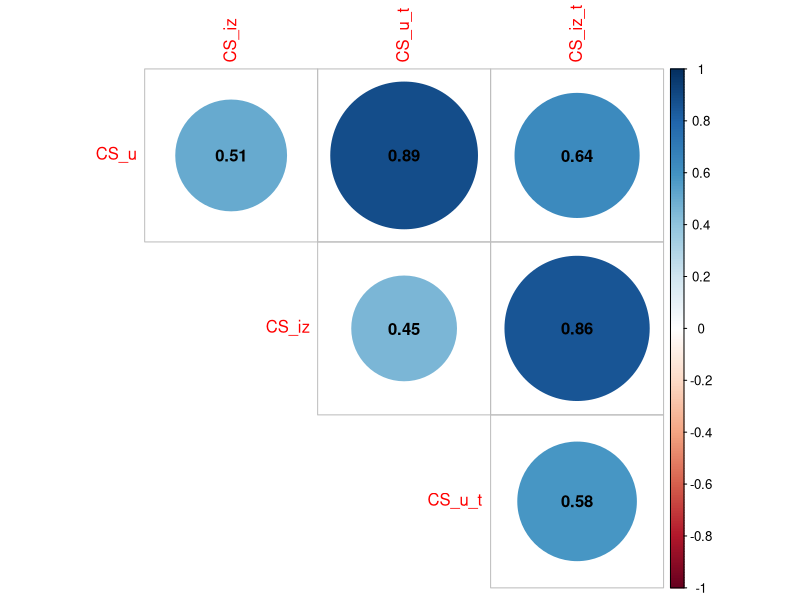
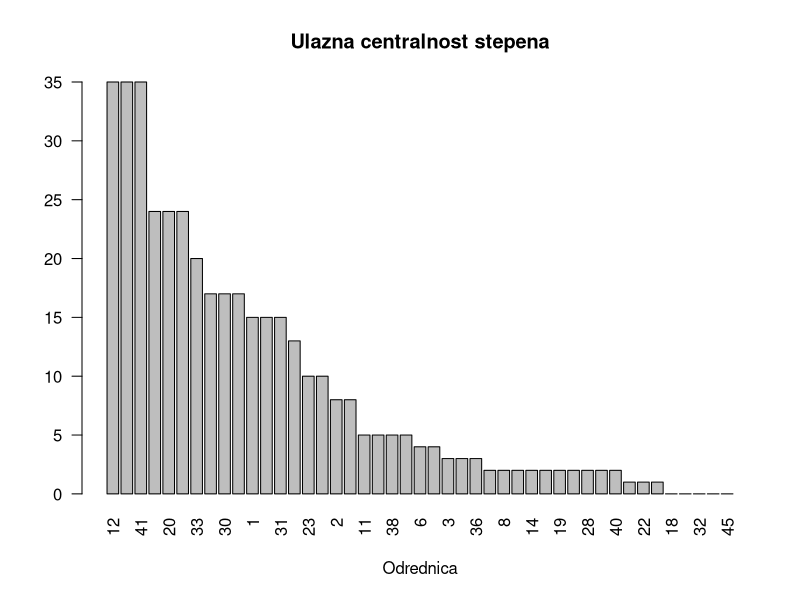
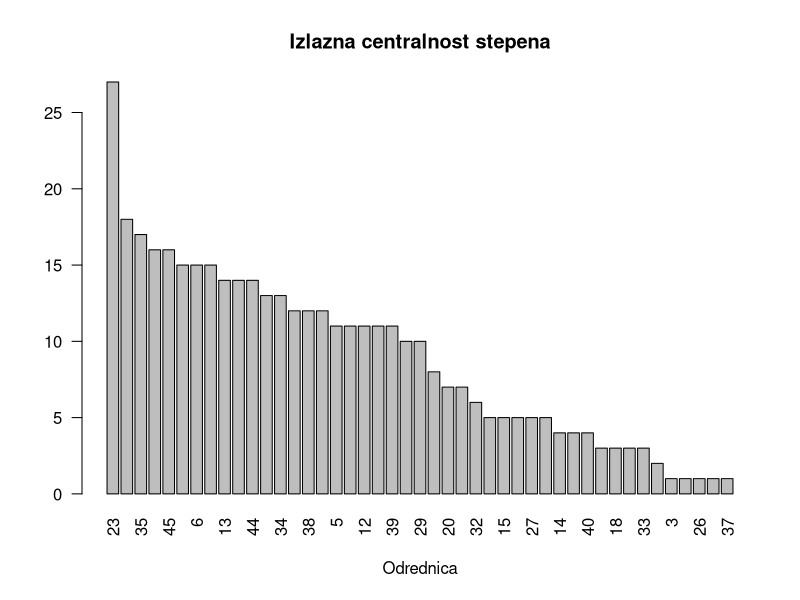
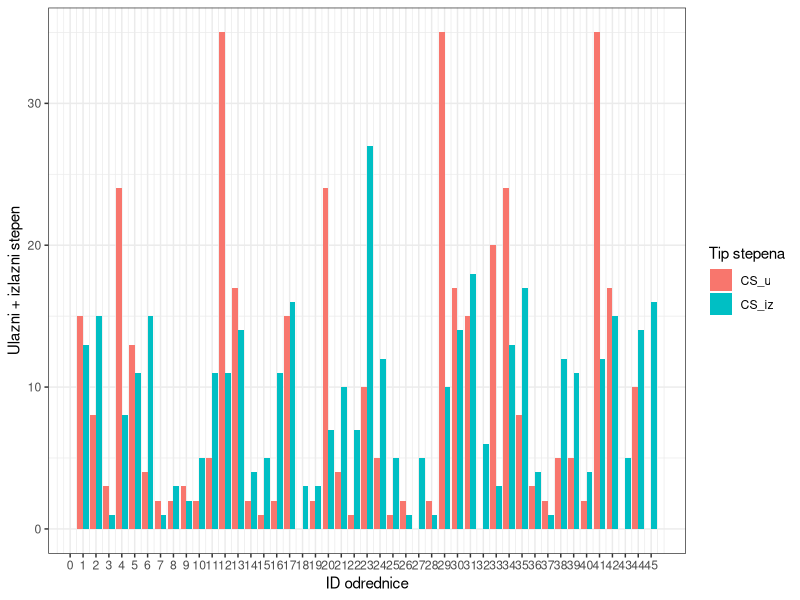
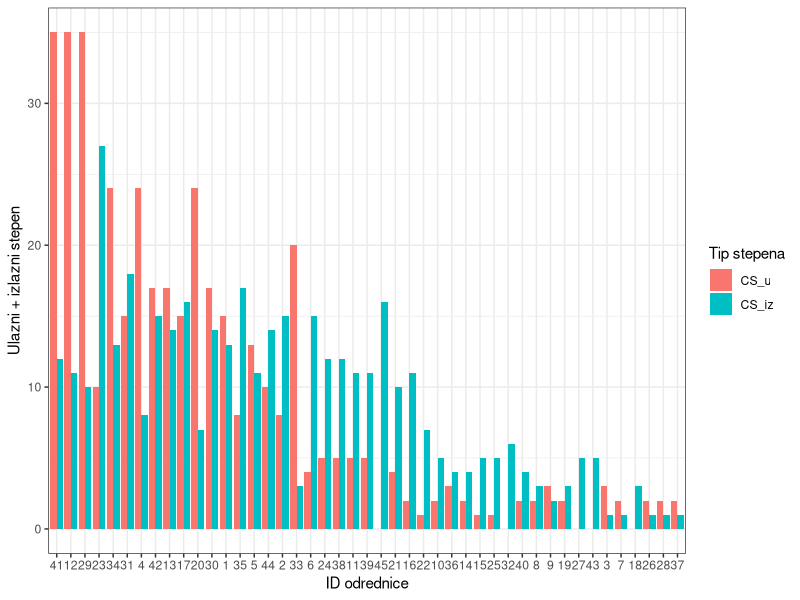
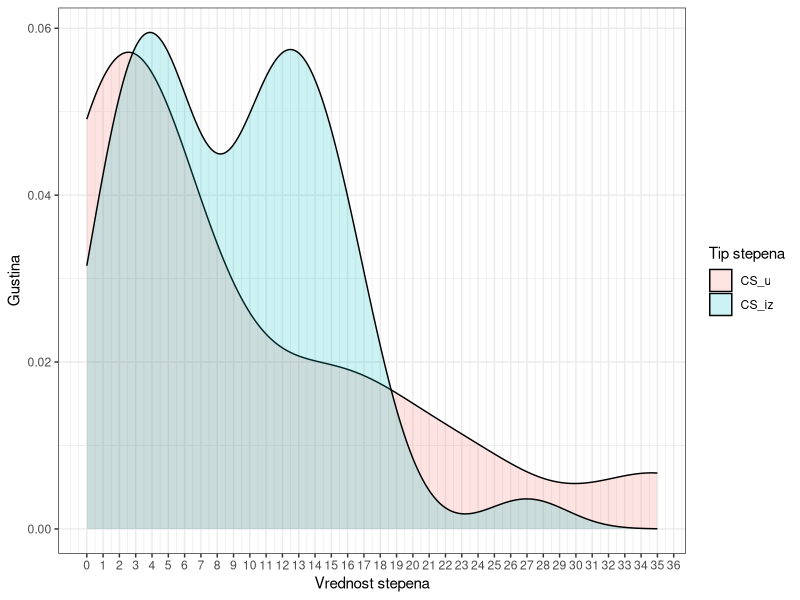
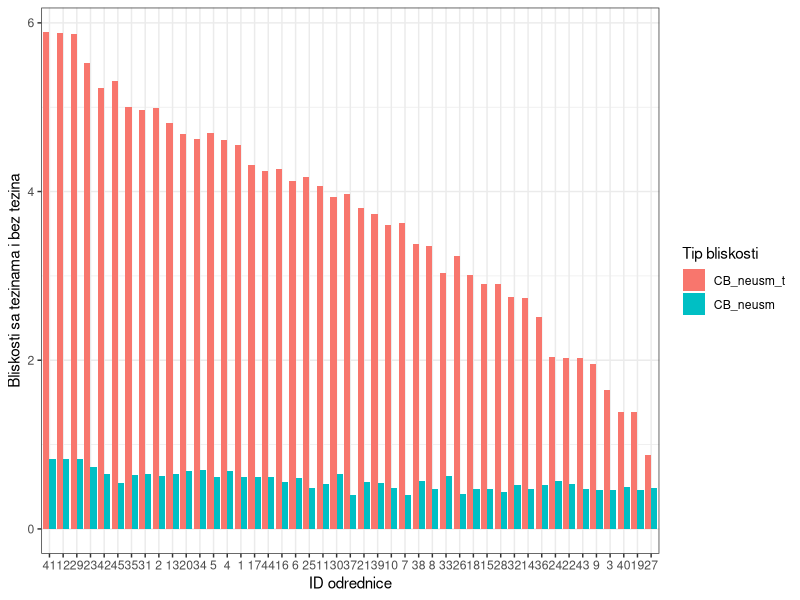
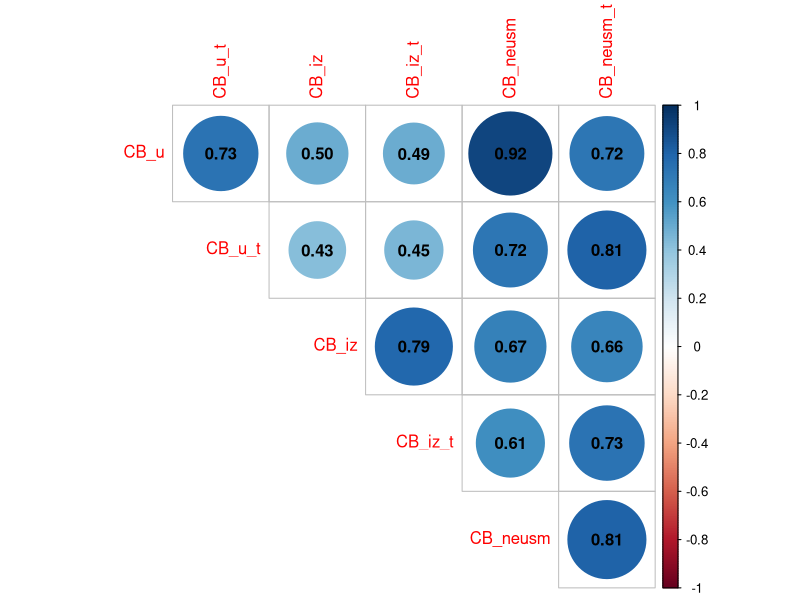

Write R code to recreate these figures, in order.
##### CENTRALNOST U MREZI ODREDNICA HAZARSKOG RECNIKA

# Kod koji sledi zasnovan je prevashodno na:
# https://github.com/jeljov/SNALabs_at_UB [lab_2.R]
# https://sna.stanford.edu/lab.php?l=4
# delimicno i: https://www.markanthonyhoffman.com/social_network_analysis/

##### STRUKTURA R-SKRIPTE:
### POTREBNE BIBLIOTEKE
### UCITAVANJE MREZE
### CENTRALNOST STEPENA [CS]
### CENTRALNOST BLISKOSTI [CB]
### CENTRALNOST INTERMEDIJARNOSTI [CI]
### PAGE RANK [PR]
### Jedinstven DF za sve vrednosti centralnosti
### KORELACIJA MEDJU CENTRALNOSTIMA
### KORELACIJA CENTRALNOSTI SA DUZINOM ODREDNICA (PO BROJU TOKENA)

### POTREBNE BIBLIOTEKE:
library(igraph)
library(ggplot2)
library(tidyr)
library(corrplot)
library(dplyr)

### UCITAVANJE MREZE

Odrednice_veze<-read.csv('Lista_ivica.csv', header=TRUE, stringsAsFactors = F) # Ucitavamo podatke sa odrednicama i njihovim vezama
# View(Odrednice_veze) # Za pregled uvezenih podataka
# Primetimo da su podaci iz trece kolone (Frekvenca) automatski specifikovani kao tezine veza
Odrednice_atributi<-read.csv("Odrednice_atributi.csv", header=T, stringsAsFactors = F) # Ucitavamo podatke sa atributima

Odrednice_mreza_atributi<-graph_from_data_frame(Odrednice_veze, directed = T, vertices = Odrednice_atributi) # Na osnovu ucitanih podataka formiramo mrezu sa atributima cvorova
Odrednice_mreza_atributi
# Sledecim funkcijama proveravamo atribute u dobijenoj mrezi:
vertex_attr_names(Odrednice_mreza_atributi) # Imena atributa cvorova 
vcount(Odrednice_mreza_atributi)
edge_attr_names(Odrednice_mreza_atributi) # Imena atributa ivica (tezine)
ecount(Odrednice_mreza_atributi) # broj ivica

# Za neke analize trebace nam neusmerena mreza: 
Odrednice_mreza_atributi_neusmerena<-as.undirected(Odrednice_mreza_atributi, mode="collapse", edge.attr.comb="sum") # Tezinu u neusmerenoj mrezi specifikujemo kao zbir frekvenci u oba smera; v. https://igraph.org/r/doc/igraph-attribute-combination.html

# Za neke analize trebace nam izdvojena dzinovska komponenta (najveca povezana komponenta u mrezi)
Odrednice_komponente <- components(Odrednice_mreza_atributi, mode = 'strong') # Izdvaja komponente u mrezi
count_components(Odrednice_mreza_atributi, mode='strong') # Broj komponenti u mrezi (7)
Odrednice_komponente$membership # Koja odrednica spada u koju komponentu
# Id-ovi komponenti koji ne pripadaju dzinovskoj komponenti (Svi koji ne pripadaju 8. komponenti, koja je najveca):
ne_dz_k <- names(Odrednice_komponente$membership[Odrednice_komponente$membership!=7])
ne_dz_k # Sest odrednica ne pripadaju dzinovskoj: 18, 25, 27, 32, 43, 45
# Kreirati mrezu bez cvorova koji su van dzinovske komponente:
Odrednice_mreza_atributi_dz_k <- delete.vertices(Odrednice_mreza_atributi, ne_dz_k)


### CENTRALNOST STEPENA [CS]

CS_u<-degree(Odrednice_mreza_atributi, mode='in') # Ulazna centralnost stepena
CS_iz<-degree(Odrednice_mreza_atributi, mode='out') # Izlazna centralnost stepena

# Sa tezinama (zbir tezina susednih ivica za svaki cvor)
# Prakticno, meri frekvencu date odrednice u svim drugim odrednicama
CS_u_t<-strength(Odrednice_mreza_atributi, vids=V(Odrednice_mreza_atributi), mode="in", weights = E(Odrednice_mreza_atributi)$Frekvenca)
CS_iz_t<-strength(Odrednice_mreza_atributi, vids=V(Odrednice_mreza_atributi), mode="out", weights = E(Odrednice_mreza_atributi)$Frekvenca)

# Formiramo DF sa vrednostima CS
CS.df<-data.frame(id=as.integer(V(Odrednice_mreza_atributi)$name),
           ime=V(Odrednice_mreza_atributi)$Ime, 
           CS_u,
           CS_iz,
           CS_u_t,
           CS_iz_t)

# Korelacija medju centralnostima stepena po usmerenosti i tezinama:
# (Svuda koristimo Spirmanov test, jer je utvrdjeno da nemaju (svi) podaci normalnu raspodelu, v. nize red 375. i dalje)

korelacija_CS<- cor(CS.df[,3:6], 
                             use='complete.obs',
                             method = 'spearman')

# Vizualizacija korelacije pomocu paketa corrplot:
corrplot(corr = korelacija_CS, type = "upper", 
         diag = FALSE,
         addCoef.col = "black")

# Primeri vizualizacije
# Barplot:
barplot(sort(CS_u, decreasing = TRUE), main="Ulazna centralnost stepena", xlab="Odrednica", las=2) # Sortitano padajuce
barplot(sort(CS_iz, decreasing = TRUE), main="Izlazna centralnost stepena", xlab="Odrednica", las=2) # Sortitano padajuce

# Za vizualizaciju pomocu ggplot2 neophodno je transformisati DF sa formata "wide" u format "long":
# Koristiti funkciju gather() iz paketa tidyr

CS.df_long <- gather(data = CS.df, 
                            key = 'degree_type', 
                            value = 'degree_value', 
                            CS_u:CS_iz,
                            factor_key = TRUE)

# Kreiramo grafik:
ggplot(data = CS.df_long, 
       mapping = aes(x=id, y=degree_value, fill=degree_type)) +
  geom_col(position = 'dodge') +
  labs(x = "ID odrednice", y = "Ulazni + izlazni stepen", fill = "Tip stepena") +
  scale_x_continuous(breaks = seq(0,45,1)) +
  theme_bw()

# Sa malo sortitanja:
ggplot(data = CS.df_long, 
       mapping = aes(x=reorder(id, -degree_value), y=degree_value, fill=degree_type)) +
  geom_col(position = 'dodge') +
  labs(x = "ID odrednice", y = "Ulazni + izlazni stepen", fill = "Tip stepena") +
  scale_x_discrete(breaks = seq(0,45,1)) +
  theme_bw()

# Mozemo nacrtati i grafik za distribuciju stepena:
ggplot(data = CS.df_long, 
       mapping = aes(x = degree_value, fill = degree_type)) +
  # geom_histogram(bins = 15, position = 'dodge') +
  labs(x = "Vrednost stepena", y = "Gustina", fill = "Tip stepena") +
  geom_density(alpha = 0.2) +
  scale_x_continuous(breaks = seq(0,36,1)) +
  theme_bw()

# Sortiranje:
CS_sort_u<-CS.df[order(-CS.df$CS_u),]; CS_sort_u
CS_sort_u_t<-CS.df[order(-CS.df$CS_u_t),]; CS_sort_u_t
CS_sort_iz<-CS.df[order(-CS.df$CS_iz),]; CS_sort_iz
CS_sort_iz_t<-CS.df[order(-CS.df$CS_iz_t),]; CS_sort_iz_t

# Poredjenje prvih 10 odrednica:

CS_10.df<- cbind(CS_sort_u %>% select("id", "ime", "CS_u"),
                   CS_sort_u_t %>% select("id", "ime", "CS_u_t"),
                   CS_sort_iz %>% select("id", "ime", "CS_iz"),
                   CS_sort_iz_t %>% select("id", "ime", "CS_iz_t")) %>%
  head(10)
CS_10.df
# write.csv(CS_10.df, "CS_prvih_10.csv")

### CENTRALNOST BLISKOSTI [CB]

# Krenucemo od neusmerene mreze. Pre nego to izracunamo centralnost bliskosti, valja proveriti da li je mreza povezana. 
# Mreza je povezana ako postoji putanja izmedju svaka dva cvora u mrezi.
is_connected(Odrednice_mreza_atributi_neusmerena) # Jeste povezana
# Racunamo centralnost bliskosti:
CB_neusm<-closeness(Odrednice_mreza_atributi_neusmerena, normalized = TRUE)

# Neusmerena mreza sa tezinom ivica:
# [Veca tezina znaci vecu bliskosti]
CB_neusm_t<-closeness(Odrednice_mreza_atributi_neusmerena, normalized = TRUE,
                                                        weights = 1/E(Odrednice_mreza_atributi_neusmerena)$Frekvenca)
# Dobijene vrednosti upisujemo u DF:
CB_neusm.df<-data.frame(id=as.integer(V(Odrednice_mreza_atributi)$name),
                  ime=V(Odrednice_mreza_atributi)$Ime, 
                  CB_neusm,
                  CB_neusm_t)

# Za vizualizaciju (poredjenje vrednosti sa tezinama i bez njih)
CB_neusm.df_long <- gather(data = CB_neusm.df, 
                     key = 'Tip_bliskosti', 
                     value = 'Vrednost_bliskosti', 
                     CB_neusm_t:CB_neusm,
                     factor_key = TRUE)
ggplot(data = CB_neusm.df_long, 
       mapping = aes(x=reorder(id, -Vrednost_bliskosti), y=Vrednost_bliskosti, fill=Tip_bliskosti)) +
  geom_col(position = 'dodge') +
  labs(x = "ID odrednice", y = "Bliskosti sa tezinama i bez tezina", fill = "Tip bliskosti") +
  scale_x_discrete(breaks = seq(0,45,1)) +
  theme_bw()

### Za nasu analizu vaznije su ulazne i izlazne vrednosti CB, s obzirom na usmerenost mreze
# STA MERI ULAZNA CENTRALNOST BLISKOSTI? 
      # Prosek broja koraka koje neko treba da preduzme da dodje do datog cvora sa svih drugih doseznih cvorova u mrezi.
# STA MERI IZLAZNA CENTRALNOST BLISKOSTI? 
      # Suprotno: prosek broja koraka od datog cvora do svih ostalih doseznih cvorova u mrezi
# Opet prvo proveravamo da li je mreza povezana
# U usmerenoj mrezi postoji slaba (weak) povezanost -- koja ne uzima u obzir usmerenost ivica, i jaka (strong) povezanost – koja uzima u obzir usmerenost ivica
is.connected(Odrednice_mreza_atributi, mode='strong') # Mreza nije povezana
# Stoga moramo vrsiti analizu nad dzinovskom komponentom, koja, naravno, jeste povezana:
is.connected(Odrednice_mreza_atributi_dz_k, mode='strong')
CB_u<-closeness(Odrednice_mreza_atributi_dz_k, mode = 'in', normalized = TRUE)
CB_iz<-closeness(Odrednice_mreza_atributi_dz_k, mode = 'out', normalized = TRUE)
# Najrelevantnije su nam vrednosti sa tezinama:          
CB_u_t<-closeness(Odrednice_mreza_atributi_dz_k, mode = 'in', normalized = TRUE,                                                                  
                                                   weights = 1/E(Odrednice_mreza_atributi_dz_k)$Frekvenca)
CB_iz_t<-closeness(Odrednice_mreza_atributi_dz_k, mode = 'out', normalized = TRUE,                                                                                 
                                                    weights = 1/E(Odrednice_mreza_atributi_dz_k)$Frekvenca)

# Dobijene vrednosti mozemo upisati u DF:
CB_usm.df<-data.frame(id=as.integer(V(Odrednice_mreza_atributi_dz_k)$name),
                  ime=V(Odrednice_mreza_atributi_dz_k)$Ime, 
                  CB_u,
                  CB_iz,
                  CB_u_t,
                  CB_iz_t)
# View(CB_usm.df)
# Posto se vrednosti CB neusmerene i usmerene mreze razlikuju po broju redova, spojicemo
# ih u jedinstven DF pomocu funkcije merge():
CB_sve.df<-merge(x = CB_neusm.df, 
                 y = CB_usm.df,
                 all = TRUE)
# View(CB_sve.df)
CB_sve.df<-CB_sve.df[, c("id", "ime", "CB_u", "CB_u_t", "CB_iz", "CB_iz_t", "CB_neusm", "CB_neusm_t")]

# Korelacija medju CB razlicitih vrednosti po usmerenosti i tezini
korelacija_CB<- cor(CB_sve.df[,3:8], 
                    use='complete.obs',
                    method = 'spearman')

# Vizualizacija korelacije pomocu paketa corrplot:
corrplot(corr = korelacija_CB, type = "upper", 
         diag = FALSE,
         addCoef.col = "black")

# Rezultate iz DF-a mozemo sortirati prema potrebi
# Najpre, neusmerena mreza:
CB_sort_neusm<-CB_sve.df[order(-CB_sve.df$CB_neusm),]; CB_sort_neusm
CB_sort_neusm_t<-CB_sve.df[order(-CB_sve.df$CB_neusm_t),]; CB_sort_neusm_t # prema vrednostima bez tezina, opadajuce

# Onda i usmerena:
CB_sort_u_t<-CB_sve.df[order(-CB_sve.df$CB_u_t),]; CB_sort_u_t # prema ulaznim vrednostima sa tezinama, opadajuce
CB_sort_u<-CB_sve.df[order(-CB_sve.df$CB_u),]; CB_sort_u # prema ulaznim vrednostima bez tezina, opadajuce
CB_sort_iz_t<-CB_sve.df[order(-CB_sve.df$CB_iz_t),]; CB_sort_iz_t # prema izlaznim vrednostima sa tezinama, opadajuce
CB_sort_iz<-CB_sve.df[order(-CB_sve.df$CB_iz),]; CB_sort_iz # prema izlaznim vrednostima sa tezinama, opadajuce

# Prvih 10 po CB
CB_10.df <- cbind(CB_sort_u %>% select(id, ime, CB_u),
                   CB_sort_u_t %>% select(id, ime, CB_u_t),
                   CB_sort_iz %>% select(id, ime, CB_iz),
                   CB_sort_iz_t %>% select(id, ime, CB_iz_t),
                   CB_sort_neusm %>% select(id, ime, CB_neusm),
                   CB_sort_neusm_t %>% select(id, ime, CB_neusm_t)) %>%
  head(10); format.data.frame(CB_10.df, digits=3)
# write.csv(CB_10.df, "CB_prvih_10.csv")

# Primeri vizualizacije pomocu barplota:
barplot(sort(CB_u, decreasing = TRUE), main="Ulazna centralnost bliskosti", xlab="Odrednica", las=2) # Sortitano padajuce
barplot(sort(CB_iz, decreasing = TRUE), main="Izlazna centralnost bliskosti", xlab="Odrednica", las=2) # Sortitano padajuce
barplot(sort(CB_neusm_t, decreasing = TRUE), main="Centralnost bliskosti neusmerene mreze \n sa tezinama", xlab="Odrednica", las=2) # Sortitano padajuce

# Odnos izmedju ulazne i izlazne bliskosti predstavicemo pomocu ggplota:
# Promena formata iz "wide" u "long"
centralnost_bliskosti.df_long <- gather(data=CB_sve.df, 
                                        key = 'degree_type', 
                                        value = 'degree_value', 
                                        CB_u,CB_iz,
                                        factor_key = TRUE)

ggplot(data = centralnost_bliskosti.df_long, 
       mapping = aes(x=id, y=degree_value, fill=degree_type)) +
  geom_col(position = 'dodge') +
  labs(x = "ID odrednice", y = "Ulazna + izlazna vrednost bliskosti", fill = "Tip bliskosti") +
  scale_x_discrete (limits = seq(1,45)) +
  theme_bw()

### CENTRALNOST INTERMEDIJARNOSTI [CI]

CI_neusm<-betweenness(Odrednice_mreza_atributi_neusmerena, normalized = TRUE)
CI_usm<-betweenness(Odrednice_mreza_atributi, directed=TRUE, normalized = TRUE)
CI_usm_t<-betweenness(Odrednice_mreza_atributi, directed=TRUE, normalized = TRUE, weights = E(Odrednice_mreza_atributi)$Frekvenca)
CI_neusm_t<-betweenness(Odrednice_mreza_atributi_neusmerena, normalized = TRUE, weights = E(Odrednice_mreza_atributi_neusmerena)$Frekvenca)

# Upisujemo u DF:
CI.df<-data.frame(id=as.integer(V(Odrednice_mreza_atributi)$name),
                  ime=V(Odrednice_mreza_atributi)$Ime,
                  CI_usm,
                  CI_usm_t,
                  CI_neusm,
                  CI_neusm_t)

korelacija_CI<- cor(CI.df[,3:6], 
                    use='complete.obs',
                    method = 'spearman')

# Vizualizacija korelacije pomocu paketa corrplot:
corrplot(corr = korelacija_CI, type = "upper", 
         diag = FALSE,
         addCoef.col = "black")

# Sortiranje:
CI_sort_usm<-CI.df[order(-CI.df$CI_usm),]; CI_sort_usm # usmerena
CI_sort_neusm<-CI.df[order(-CI.df$CI_neusm),]; CI_neusm # neusmerena
CI_sort_usm_t<-CI.df[order(-CI.df$CI_usm_t),]; CI_sort_usm_t # usmerena sa tezinama
CI_sort_neusm_t<-CI.df[order(-CI.df$CI_neusm_t),]; CI_sort_neusm_t # neusmerena sa tezinama

# Prvih 10 odrednica po CI:
CI_10.df <- cbind(CI_sort_usm %>% select(id, ime, CI_usm),
                   CI_sort_usm_t %>% select(id, ime, CI_usm_t),
                   CI_sort_neusm %>% select(id, ime, CI_neusm),
                   CI_sort_neusm_t %>% select(id, ime, CI_neusm_t)) %>%
  head(10); format.data.frame(CI_10.df, digits=2)
# write.csv(CI_10.df, "CI_prvih_10.csv")

# Vizualizacija pomocu barplota:
barplot(sort(CI_usm, decreasing = TRUE), main="Intermedijarnost \n usmerena mreza", xlab="Odrednica", las=2) # Sortitano opadajuce
barplot(sort(CI_neusm, decreasing = TRUE), main="Intermedijarnost \n neusmerena mreza", xlab="Odrednica", las=2) # Sortitano opadajuce

### PAGE RANK [PR]

# Sa neusmerenom mrezom:
PR_neusm <- page_rank(Odrednice_mreza_atributi_neusmerena)$vector # Bez tezina
PR_neusm_t<-page_rank(Odrednice_mreza_atributi_neusmerena, weights = E(Odrednice_mreza_atributi_neusmerena)$Frekvenca)$vector # Sa tezinama

# Sa usmerenom mrezom:
PR_usm <- page_rank(Odrednice_mreza_atributi, directed = TRUE)$vector # Bez tezina
PR_usm_t<-page_rank(Odrednice_mreza_atributi, directed = TRUE, weights = E(Odrednice_mreza_atributi)$Frekvenca)$vector # Sa tezinama

# Upisujemo podatke u DF:
PR.df<-data.frame(id=as.integer(V(Odrednice_mreza_atributi)$name),
                   ime=V(Odrednice_mreza_atributi)$Ime,
                   PR_neusm,
                   PR_neusm_t,
                   PR_usm,
                   PR_usm_t)

# Korelacija razlicitih 'varijanti' po usmerenosti i tezini
korelacija_PR<- cor(PR.df[,3:6], 
                    use='complete.obs',
                    method = 'spearman')

# Vizualizacija korelacije pomocu paketa corrplot:
corrplot(corr = korelacija_PR, type = "upper", 
         diag = FALSE,
         addCoef.col = "black")

# Soritranje:
PR_sort_usm<-PR.df[order(-PR.df$PR_usm),]; PR_sort_usm # usmerena, bez tezina, opadajuce
PR_sort_usm_t<-PR.df[order(-PR.df$PR_usm_t),]; PR_sort_usm_t # usmerenea, sa tezinama
PR_sort_neusm<-PR.df[order(-PR.df$PR_neusm),]; PR_sort_neusm # neusmerena, sa tezinama, opadajuce
PR_sort_neusm_t<-PR.df[order(-PR.df$PR_neusm_t),]; PR_sort_neusm_t # neusmerena, bez tezina, opadajuce

PR_10.df <- cbind(PR_sort_usm %>% select(id, ime, PR_usm),
                   PR_sort_usm_t %>% select(id, ime, PR_usm_t),
                   PR_sort_neusm %>% select(id, ime, PR_neusm),
                   PR_sort_neusm_t %>% select(id, ime, PR_neusm_t)) %>%
  head(10); format.data.frame(PR_10.df, digits=2)
# write.csv(PR_10.df, "PR_prvih_10.csv")

# Vizualizacija pomocu barplota:
barplot(sort(PR_usm, decreasing = TRUE), main="Page Rank \n usmerena mreža", 
        xlab="Odrednica", las=2) # Sortitano opadajuce
barplot(sort(PR_neusm, decreasing = TRUE), main="Page Rank \n neusmerena mreža", 
        xlab="Odrednica", las=2) # Sortitano opadajuce

### Jedinstven DF za sve vrednosti centralnosti

# Formiramo jedinstven DF, u koji cemo upisati gornje vrednosti centralnosti radi dalje analize
centralnost.df<-data.frame(id=as.integer(V(Odrednice_mreza_atributi)$name),
                                     ime=V(Odrednice_mreza_atributi)$Ime,
                                     CS_u,
                                     CS_u_t,
                                     CS_iz,
                                     CS_iz_t,
                                     CI_usm,
                                     CI_usm_t,
                                     CI_neusm,
                                     CI_neusm_t,
                                     PR_usm,
                                     PR_usm_t,
                                     PR_neusm,
                                     PR_neusm_t,
                                     CB_neusm,
                                     CB_neusm_t)

# Pomocu funkcije merge() dodajemo vrednosti ulazne i izlazne centralnosti bliskosti
centralnost.df<- merge(x = centralnost.df, 
                                        y = CB_usm.df,
                                        all = TRUE)
# View(centralnost.df)
# Malo cemo promeniti redosled kolona:
centralnost.df<-centralnost.df[, c("id", "ime", "CS_u", "CS_u_t", "CS_iz", "CS_iz_t", "CB_u", "CB_u_t", "CB_iz", "CB_iz_t", "CB_neusm", "CB_neusm_t", 
                                   "CI_usm", "CI_usm_t", "CI_neusm", "CI_neusm_t", "PR_usm", "PR_usm_t", "PR_neusm", "PR_neusm_t")]

### KORELACIJA MEDJU CENTRALNOSTIMA
# Da bismo odredili kako da racunamo korelaciju, moramo proveriti da li nasi podaci imaju normalnu raspodelu
apply(centralnost.df[,3:20], 2, shapiro.test)
apply(centralnost.df[,3:20], 2, qqnorm)
# Nemaju sve mere centralnosti normalnu distribuciju, pa koristimo Spirmanov test korelacije:
centralnost_korelacija<- cor(centralnost.df[,3:20], 
                              use='complete.obs', # zbog nekoliko NA vrednosti
                              method = 'spearman')
# Posto smo napred vec racunali korelaciju izmedju razlicitih 'varijanti' istih centralnosti,
# sada cemo se, radi preglednosti, zadrzati na korelaciji izmedju razlicitih mera centralnosti;
# dodatno, ogranicicemo se samo na usmerene i mreze bez tezina, jer su ti rezultati od primarnog znacaja za nas rad

centralnost_korelacija_skr<- cor(centralnost.df[c("CS_u","CS_iz","CB_u","CB_iz","CI_usm","PR_usm")], # Samo za neke varijante po usmerenosti i tezini
                              use='complete.obs', # zbog nekoliko NA vrednosti
                              method = 'spearman')

# Vizualizacija korelacije pomocu paketa corrplot:
corrplot(corr = centralnost_korelacija_skr, type = "upper", 
         diag = FALSE,
         addCoef.col = "black")
# https://rpubs.com/melike/corrplot

### KORELACIJA CENTRALNOSTI SA DUZINOM ODREDNICA (PO BROJU TOKENA)

duzina_odrednica<-read.csv('Frekvenca_tokena.csv')
# View(duzina_odrednica)
# Radi, preglednosti, formiramo i DF sa imenima odrednica
duzina_odrednica_sa_imenima<-data.frame(centralnost.df$id,
                                        centralnost.df$ime,
                                        duzina_odrednica$Tokens)
colnames(duzina_odrednica_sa_imenima)<-c("id", "ime", "broj_tokena")
duzina_odrednica_sort<-duzina_odrednica_sa_imenima[order(-duzina_odrednica_sa_imenima$broj_tokena),];duzina_odrednica_sort
# write.csv(duzina_odrednica_sort, "Duzina_odrednica_po_broju_tokena.csv")


korelacija_duzina<-cor(centralnost.df[c(3:20)], duzina_odrednica_sa_imenima$broj_tokena, 
                       use='complete.obs', # zbog nekoliko NA vrednosti
                       method = 'spearman')
format.data.frame(as.data.frame(korelacija_duzina), digits=2)
# write.csv(format.data.frame(as.data.frame(korelacija_duzina), digits=2), "Korelacija_centralnost_duzina.csv")

### POREDJENJE TROJKI ODREDNICA

# Najpre, za lakse poredjenje, dodacemo rangove u kolunu za sve odrednice prema vrednostima centralnosti:
centralnost.df$rang_CS_u<-rank(-centralnost.df$CS_u, ties.method="min")
centralnost.df$rang_CS_iz<-rank(-centralnost.df$CS_iz, ties.method="min")
centralnost.df$rang_CS_u_t<-rank(-centralnost.df$CS_u_t, ties.method="min")
centralnost.df$rang_CS_iz_t<-rank(-centralnost.df$CS_iz_t, ties.method="min")
centralnost.df$rang_CB_u<-rank(-centralnost.df$CB_u, ties.method="min")
centralnost.df$rang_CB_iz<-rank(-centralnost.df$CB_iz, ties.method="min")
centralnost.df$rang_CB_u_t<-rank(-centralnost.df$CB_u_t, ties.method="min")
centralnost.df$rang_CB_iz_t<-rank(-centralnost.df$CB_iz_t, ties.method="min")
centralnost.df$rang_CB_neusm<-rank(-centralnost.df$CB_neusm, ties.method="min")
centralnost.df$rang_CB_neusm_t<-rank(-centralnost.df$CB_neusm_t, ties.method="min")
centralnost.df$rang_CI_usm<-rank(-centralnost.df$CI_usm, ties.method="min")
centralnost.df$rang_CI_neusm<-rank(-centralnost.df$CI_neusm, ties.method="min")
centralnost.df$rang_CI_usm_t<-rank(-centralnost.df$CI_usm_t, ties.method="min")
centralnost.df$rang_CI_neusm_t<-rank(-centralnost.df$CI_neusm_t, ties.method="min")
centralnost.df$rang_PR_usm<-rank(-centralnost.df$PR_usm, ties.method="min")
centralnost.df$rang_PR_usm_t<-rank(-centralnost.df$PR_usm_t, ties.method="min")
centralnost.df$rang_PR_neusm<-rank(-centralnost.df$PR_neusm, ties.method="min")
centralnost.df$rang_PR_neusm_t<-rank(-centralnost.df$PR_neusm_t, ties.method="min")

# View(centralnost.df) # Odavde cemo izdvojiti one varijante po usmerenosti i tezini koje smo i napred mahom komentarisali:
centralnost_rang.df<-centralnost.df[c("id", "ime", "CS_u", "rang_CS_u", "CS_u_t", "rang_CS_u_t", "CS_iz", "rang_CS_iz", "CS_iz_t", "rang_CS_iz_t", 
                                     "CB_u", "rang_CB_u", "CB_u_t", "rang_CB_u_t", "CB_iz", "rang_CB_iz", "CB_iz_t", "rang_CB_iz_t", 
                                     "CB_neusm", "rang_CB_neusm", "CB_neusm_t", "rang_CB_neusm_t",
                                     "CI_usm", "rang_CI_usm", "CI_usm_t", "rang_CI_usm_t", "CI_neusm", "rang_CI_neusm", "CI_neusm_t", "rang_CI_neusm_t", 
                                     "PR_usm", "rang_PR_usm", "PR_usm_t", "rang_PR_usm_t","PR_neusm", "rang_PR_neusm", "PR_neusm_t", "rang_PR_neusm_t")]
# View(centralnost_skr.df)
trojke_id<-c("1", "17", "31", "4", "20", "34", "12", "29", "41", "13", "30", "42", "11", "21", "39", 
             "6","16", "44", "2", "23", "35", "10", "25", "45", "7", "15", "37") # id-ovi trojki koje nas zanimaju (odgovarajucim redom)
# View(centralnost_rang.df)

# CS:
centralnost_trojke.CS.df<-format.data.frame(centralnost_rang.df[trojke_id, 
                                                                (c(1:10))], digits=2); centralnost_trojke.CS.df
# write.csv(centralnost_trojke.CS.df, "Centralnost_trojke.CS.csv")

# CB:
centralnost_trojke.CB.df<-format.data.frame(centralnost_rang.df[trojke_id, 
                                                                (c(1, 2, 11:22))], digits=2); centralnost_trojke.CB.df
# write.csv(centralnost_trojke.CB.df, "Centralnost_trojke.CB.csv")

# CI:

centralnost_trojke.CI.df<-format.data.frame(centralnost_rang.df[trojke_id, 
                                                                (c(1, 2, 23:30))], digits=2); centralnost_trojke.CI.df
# write.csv(centralnost_trojke.CI.df, "Centralnost_trojke.CI.csv")

# PR:
centralnost_trojke.PR.df<-format.data.frame(centralnost_rang.df[trojke_id, 
                                                                (c(1, 2, 31:38))], digits=2); centralnost_trojke.PR.df
# write.csv(centralnost_trojke.PR.df, "Centralnost_trojke.PR.csv")
